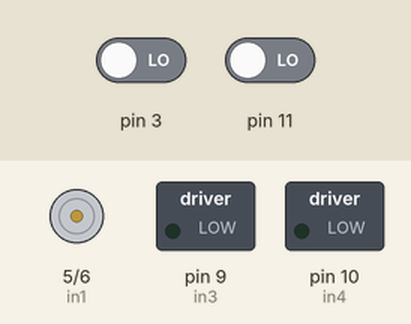
This sketch was run on a simulated Arduino Uno, built with avr-gcc and run on an emulated ATmega328P. Parts: motor-driver pin pairs drawn as motors (green arrow = first pin HIGH = forward, orange = second pin HIGH = backward, longer = more drive), switched loads named in the sketch (green lamp = pin HIGH). The test bench sets the inputs (shaded band); at power-on: pin 3 LOW, pin 11 LOW.

Above: at 1.2 s.
1.3 s: pin 3 driven HIGH
At 2.3 s:
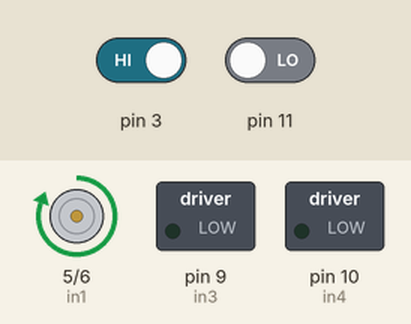
2.8 s: pin 11 driven HIGH
At 6.6 s:
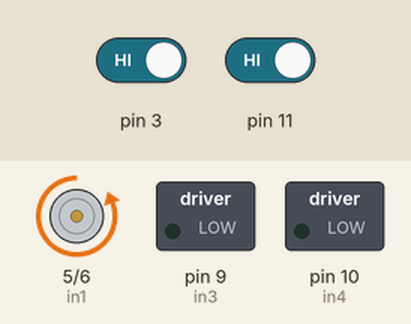
Timing chart, 0 to 10.8 s (numbered marks = the images above; inputs shaded):
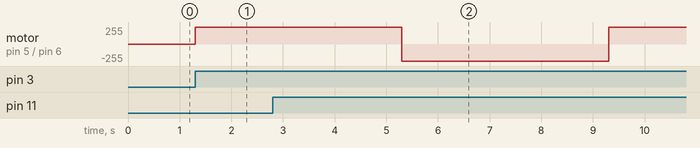

The sketch:

Smart_curtains.ino
```cpp
#define in1 5 //L298n Motor Driver pins.
#define in2 6
#define in3 9
#define in4 10

void setup() {
  pinMode(in1, OUTPUT);
  pinMode(in2, OUTPUT);
  pinMode(in3, OUTPUT);
  pinMode(in4, OUTPUT);
  pinMode(3, INPUT);
pinMode(11, INPUT);
}

void loop() {


  if (digitalRead(3)==HIGH)
  {
  digitalWrite(in1, HIGH);
  digitalWrite(in2, LOW);
  delay(4000); //задержка 5 секунд
  }

   if (digitalRead(3)==LOW)
  {
  digitalWrite(in1, LOW);
  digitalWrite(in2, LOW);
   //задержка 5 секунд
  }

  //Back
  if (digitalRead(11)==HIGH)
  {
  digitalWrite(in1, LOW);
  digitalWrite(in2, HIGH);
  delay(4000);
  }


  if (digitalRead(11)==LOW)
  {
  digitalWrite(in1, LOW);
  digitalWrite(in2, LOW);
  }
}
```

Measured:
- after the input at 1.3 s, motor on pin 5 (in1) / pin 6 (in2): stopped → forward 255/255 at once
- after the input at 2.8 s, motor on pin 5 (in1) / pin 6 (in2): forward 255/255 → backward 255/255 after 2.5 s, → forward 255/255 4.0 s later
